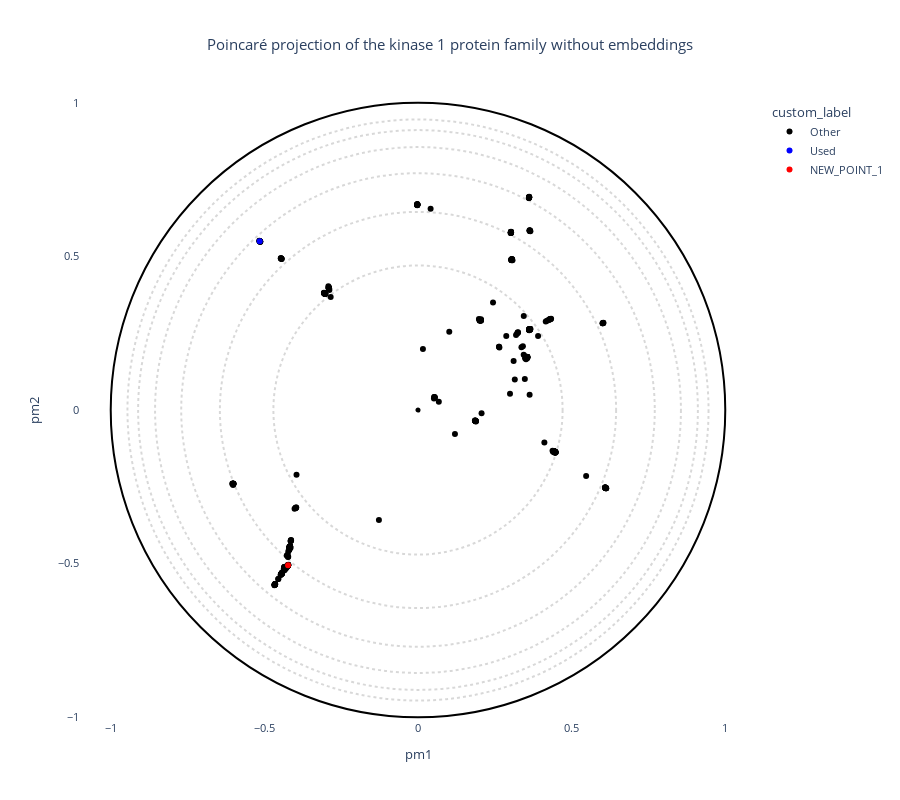

Here is the notebook cell this chart was saved with:
### Code cell
# OPTIONS =================================================
#Here you can set different parameters to color & annotate the resulting projection:

title = "Poincaré projection of the kinase 1 protein family without embeddings" 

#----------------------------------------------------------
# Select the coloring from annotation .csv file:
labels_name = "custom_label"
# Select classes to label among the "labels_name" or "second_labels_name" column (comma separated list):
second_labels_name = ""
labels_text = []
show_text = False
#----------------------------------------------------------
# Use a custom color palette:
color_palette = kinase_palette #Default: None
use_custom_palette = True
#==========================================================


#Check projection visualization parameters
#Labels name
if labels_name == "":
    labels_name = None
elif labels_name not in annotation_names:
    raise NameError(f"labels_name {labels_name} is not in the availables annotations.\nAvailables annotations: {annotation_names}")
#Second labels name
if second_labels_name == "":
    second_labels_name = None
elif second_labels_name not in annotation_names:
    raise NameError(f'"second_labels_name" {second_labels_name} is not in the availables annotations.\nAvailables annotations: {annotation_names}')

if not use_custom_palette:
    color_palette = None

#Plot graph
fig = plot_embedding_interactive(df_embedding, 
                                 labels_name = labels_name,
                                 second_labels_name = second_labels_name, 
                                 show_text = show_text,
                                 labels_text = labels_text,
                                 color_palette = color_palette, 
                                 title = title, 
                                 fontsize = 11)
fig.show()

### Figure 1 — Plotly figure (JSON) as saved in the notebook; plotly's stock layout.template omitted (floating-point values rounded to 4 significant figures; data arrays with more than 128 entries replaced by an {"elided": "..."} marker saying what was removed)
{"data": [{"customdata": {"elided": "496x20 mixed values"}, "hovertemplate": "<b>%{hovertext}</b><br><br>custom_label=%{customdata[19]}<br>pm1=%{x}<br>pm2=%{y}<br>proteins_id=%{customdata[0]}<br>1_Group=%{customdata[1]}<br>2_Gene=%{customdata[2]}<br>3_HGNC=%{customdata[3]}<br>4_Uni_entry=%{customdata[4]}<br>5_Uni_acc=%{customdata[5]}<br>6_Domain_begin=%{customdata[6]}<br>7_Domain_end=%{customdata[7]}<br>8_Domain_length=%{customdata[8]}<br>9_Largest_insert_length=%{customdata[9]}<br>10_PDB_validation=%{customdata[10]}<br>11_Conformational_state=%{customdata[11]}<br>12_Dihedral_state=%{customdata[12]}<br>13_Group_in_Uni=%{customdata[13]}<br>14_Group_in_Manning=%{customdata[14]}<br>15_Synonymn=%{customdata[15]}<br>evo_distance=%{customdata[16]}<br>decile_domain=%{customdata[17]}<br>small_cluster=%{customdata[18]}<extra></extra>", "hovertext": {"elided": "496 str values"}, "legendgroup": "Other", "marker": {"color": "black", "symbol": "circle"}, "mode": "markers", "name": "Other", "orientation": "v", "showlegend": true, "type": "scatter", "x": {"elided": "496 float values"}, "xaxis": "x", "y": {"elided": "496 float values"}, "yaxis": "y"}, {"customdata": [["161", "CAMK", "CAMK1", "HGNC:1459", "KCC1A_HUMAN", "Q14012", 20, 276, 257, 13, "4FG7A", "DFGin", "BLAminus", "CAMK", "CAMK", "nan", 0.8049, 2, "CaMK", "Used"]], "hovertemplate": "<b>%{hovertext}</b><br><br>custom_label=%{customdata[19]}<br>pm1=%{x}<br>pm2=%{y}<br>proteins_id=%{customdata[0]}<br>1_Group=%{customdata[1]}<br>2_Gene=%{customdata[2]}<br>3_HGNC=%{customdata[3]}<br>4_Uni_entry=%{customdata[4]}<br>5_Uni_acc=%{customdata[5]}<br>6_Domain_begin=%{customdata[6]}<br>7_Domain_end=%{customdata[7]}<br>8_Domain_length=%{customdata[8]}<br>9_Largest_insert_length=%{customdata[9]}<br>10_PDB_validation=%{customdata[10]}<br>11_Conformational_state=%{customdata[11]}<br>12_Dihedral_state=%{customdata[12]}<br>13_Group_in_Uni=%{customdata[13]}<br>14_Group_in_Manning=%{customdata[14]}<br>15_Synonymn=%{customdata[15]}<br>evo_distance=%{customdata[16]}<br>decile_domain=%{customdata[17]}<br>small_cluster=%{customdata[18]}<extra></extra>", "hovertext": ["Used"], "legendgroup": "Used", "marker": {"color": "blue", "symbol": "circle"}, "mode": "markers", "name": "Used", "orientation": "v", "showlegend": true, "type": "scatter", "x": [-0.5152], "xaxis": "x", "y": [0.5495], "yaxis": "y"}, {"customdata": [["NEW_POINT_1", "New_point", "New_point", "New_point", "New_point", "New_point", 0, 0, 0, 0, "New_point", "New_point", "New_point", "New_point", "New_point", "New_point", 0, 0, "New_point", "NEW_POINT_1"]], "hovertemplate": "<b>%{hovertext}</b><br><br>custom_label=%{customdata[19]}<br>pm1=%{x}<br>pm2=%{y}<br>proteins_id=%{customdata[0]}<br>1_Group=%{customdata[1]}<br>2_Gene=%{customdata[2]}<br>3_HGNC=%{customdata[3]}<br>4_Uni_entry=%{customdata[4]}<br>5_Uni_acc=%{customdata[5]}<br>6_Domain_begin=%{customdata[6]}<br>7_Domain_end=%{customdata[7]}<br>8_Domain_length=%{customdata[8]}<br>9_Largest_insert_length=%{customdata[9]}<br>10_PDB_validation=%{customdata[10]}<br>11_Conformational_state=%{customdata[11]}<br>12_Dihedral_state=%{customdata[12]}<br>13_Group_in_Uni=%{customdata[13]}<br>14_Group_in_Manning=%{customdata[14]}<br>15_Synonymn=%{customdata[15]}<br>evo_distance=%{customdata[16]}<br>decile_domain=%{customdata[17]}<br>small_cluster=%{customdata[18]}<extra></extra>", "hovertext": ["NEW_POINT_1"], "legendgroup": "NEW_POINT_1", "marker": {"color": "red", "symbol": "circle"}, "mode": "markers", "name": "NEW_POINT_1", "orientation": "v", "showlegend": true, "type": "scatter", "x": [-0.4229], "xaxis": "x", "y": [-0.505], "yaxis": "y"}], "layout": {"font": {"size": 11}, "height": 800, "legend": {"title": {"text": "custom_label"}, "tracegroupgap": 0}, "plot_bgcolor": "rgba(0, 0, 0, 0)", "shapes": [{"line": {"color": "black", "dash": "dot"}, "opacity": 0.15, "type": "circle", "x0": -0.4706, "x1": 0.4706, "y0": -0.4706, "y1": 0.4706}, {"line": {"color": "black", "dash": "dot"}, "opacity": 0.15, "type": "circle", "x0": -0.6447, "x1": 0.6447, "y0": -0.6447, "y1": 0.6447}, {"line": {"color": "black", "dash": "dot"}, "opacity": 0.15, "type": "circle", "x0": -0.7705, "x1": 0.7705, "y0": -0.7705, "y1": 0.7705}, {"line": {"color": "black", "dash": "dot"}, "opacity": 0.15, "type": "circle", "x0": -0.8557, "x1": 0.8557, "y0": -0.8557, "y1": 0.8557}, {"line": {"color": "black", "dash": "dot"}, "opacity": 0.15, "type": "circle", "x0": -0.9108, "x1": 0.9108, "y0": -0.9108, "y1": 0.9108}, {"line": {"color": "black", "dash": "dot"}, "opacity": 0.15, "type": "circle", "x0": -0.9455, "x1": 0.9455, "y0": -0.9455, "y1": 0.9455}, {"line": {"color": "Black"}, "type": "circle", "x0": -1, "x1": 1, "xref": "x", "y0": -1, "y1": 1, "yref": "y"}, {"fillcolor": "Black", "line": {"color": "Black"}, "type": "circle", "x0": -0.005, "x1": 0.005, "xref": "x", "y0": -0.005, "y1": 0.005, "yref": "y"}], "title": {"text": "Poincaré projection of the kinase 1 protein family without embeddings", "x": 0.5}, "xaxis": {"anchor": "y", "constrain": "domain", "domain": [0, 1], "range": [-1.1, 1.1], "title": {"text": "pm1"}}, "yaxis": {"anchor": "x", "domain": [0, 1], "scaleanchor": "x", "scaleratio": 1, "title": {"text": "pm2"}}, "yaxis2": {"layer": "below traces", "matches": "y", "overlaying": "y"}}}
